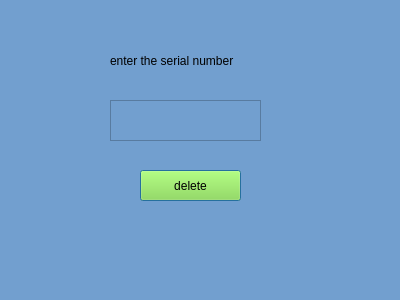
<?xml version="1.0" encoding="UTF-8"?>
<ui version="4.0">
 <class>dialogForDeleteBtn</class>
 <widget class="QDialog" name="dialogForDeleteBtn">
  <property name="geometry">
   <rect>
    <x>0</x>
    <y>0</y>
    <width>400</width>
    <height>300</height>
   </rect>
  </property>
  <property name="windowTitle">
   <string>Dialog</string>
  </property>
  <property name="styleSheet">
   <string notr="true">background-color:rgb(114, 159, 207);</string>
  </property>
  <widget class="QLabel" name="label">
   <property name="geometry">
    <rect>
     <x>110</x>
     <y>40</y>
     <width>181</width>
     <height>41</height>
    </rect>
   </property>
   <property name="text">
    <string>enter the serial number</string>
   </property>
  </widget>
  <widget class="QTextEdit" name="textEdit">
   <property name="geometry">
    <rect>
     <x>110</x>
     <y>100</y>
     <width>151</width>
     <height>41</height>
    </rect>
   </property>
  </widget>
  <widget class="QPushButton" name="pushButton">
   <property name="geometry">
    <rect>
     <x>140</x>
     <y>170</y>
     <width>101</width>
     <height>31</height>
    </rect>
   </property>
   <property name="styleSheet">
    <string notr="true">background-color:rgb(138, 226, 52)</string>
   </property>
   <property name="text">
    <string>delete</string>
   </property>
  </widget>
 </widget>
 <resources/>
 <connections/>
</ui>
